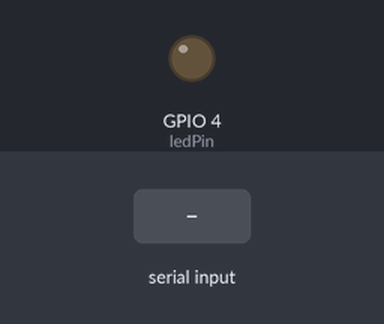
The sketch below on a simulated ESP32. Shown: output pins drawn as LEDs (lit = HIGH). The inputs (shaded band) are chosen by the test bench. What the sketch prints to the serial monitor is not drawn.

Above: at 1.2 s.
1.3 s: "1" received over Serial
At 1.9 s:
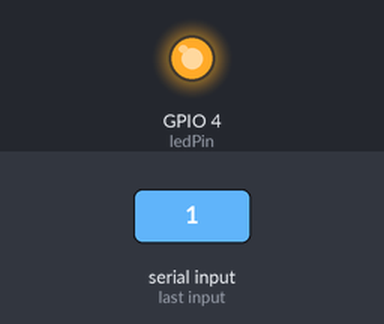
2.8 s: "0" received over Serial
At 4.2 s:
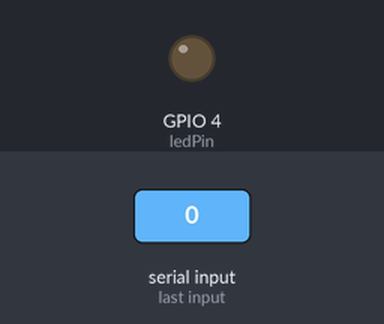
Timing chart, 0 to 5.8 s (numbered marks = the images above; inputs shaded):
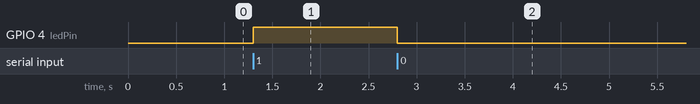

The sketch:

listen_and_control_lamp.ino
```cpp
int ledPin = 4; // 你指定的 GPIO4


void setup() {
  pinMode(ledPin, OUTPUT);
  digitalWrite(ledPin, LOW);   // 初始状态设为 0 -> 灯灭

  Serial.begin(115200);
  Serial.println("ESP32 已启动，灯初始为灭，等待串口数据...");
}

void loop() {
  if (Serial.available()) {
    char c = Serial.read();
    if (c == '1') {
      digitalWrite(ledPin, HIGH);  // 灯亮
      Serial.println("收到 1 -> 灯亮");
    } else if (c == '0') {
      digitalWrite(ledPin, LOW);   // 灯灭
      Serial.println("收到 0 -> 灯灭");
    }
  }
}
```

Measured:
- after the input at 1.3 s, GPIO 4 (ledPin): LOW → HIGH at once
- after the input at 2.8 s, GPIO 4 (ledPin): HIGH → LOW at once
